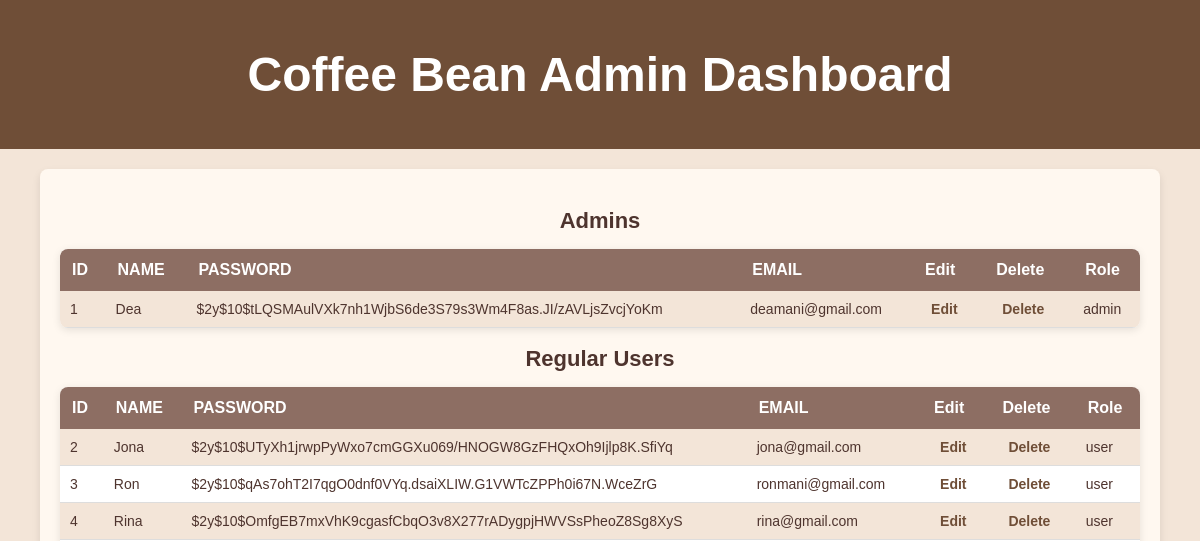
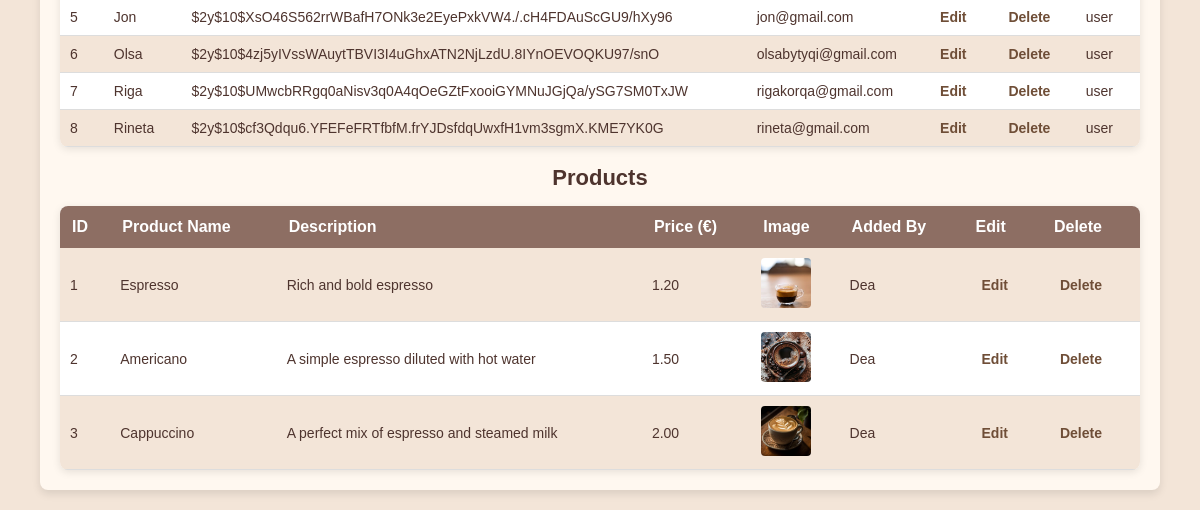
The page /dashboard.php (signed in) on the database as committed earlier (2 pictures, top to bottom).
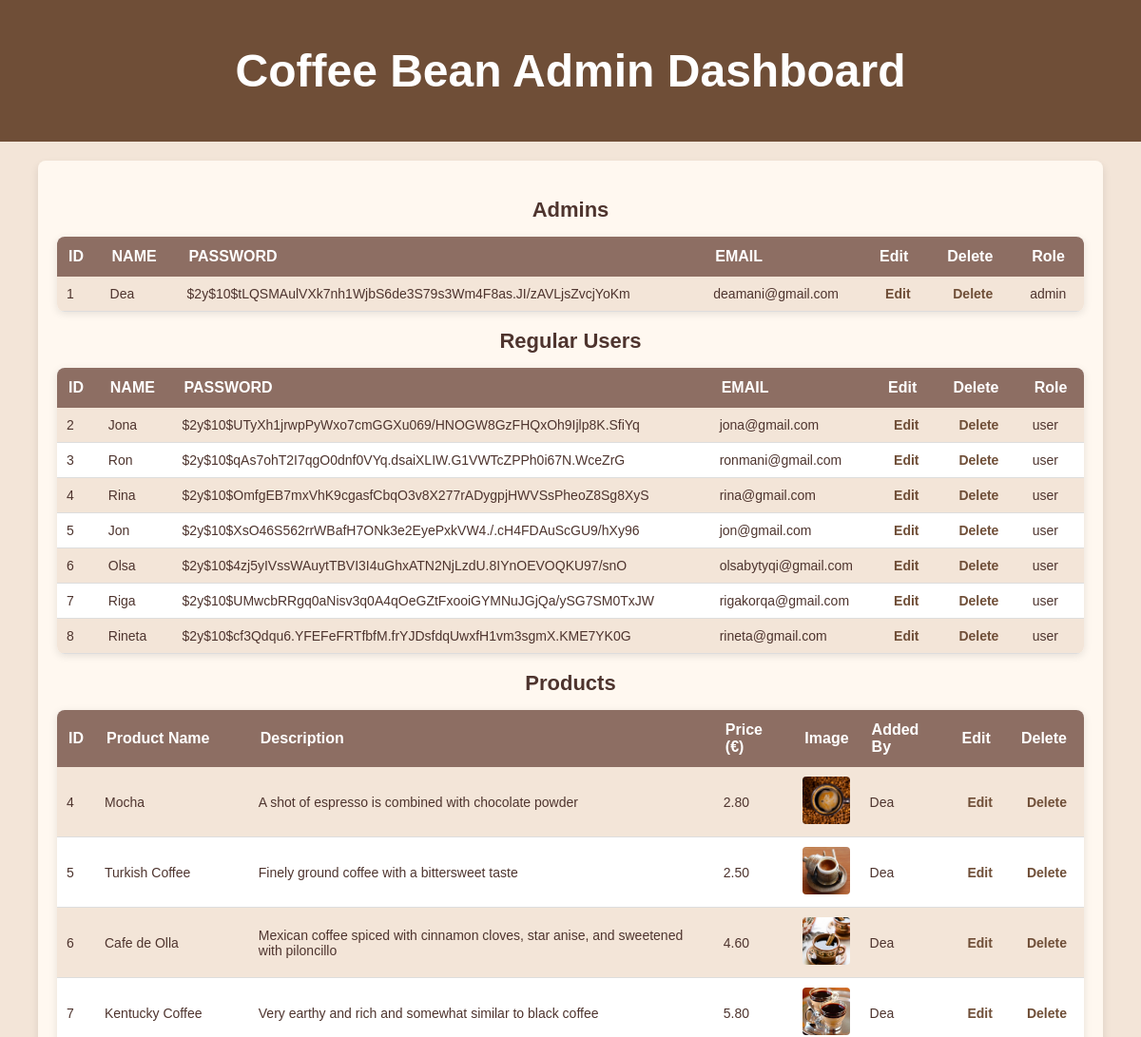
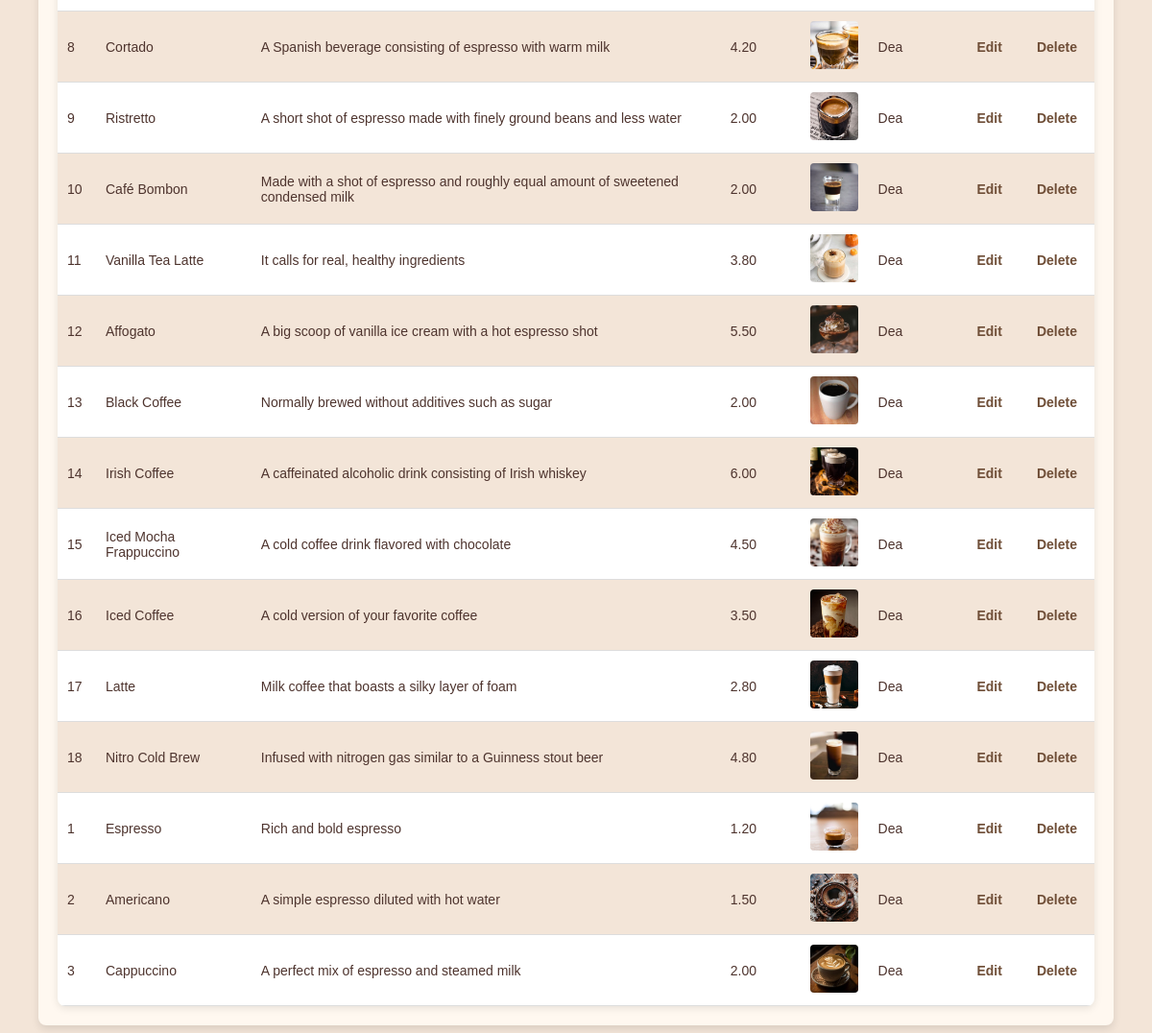
The same page on the database as committed later (2 pictures, top to bottom).
### tables this page shows
CREATE TABLE `users` (
  `id` int(11) NOT NULL,
  `username` varchar(100) NOT NULL,
  `email` varchar(100) NOT NULL,
  `password` varchar(255) NOT NULL,
  `role` enum('admin','user') DEFAULT 'user',
  `created_at` timestamp NOT NULL DEFAULT current_timestamp()
);

CREATE TABLE `products` (
  `id` int(11) NOT NULL,
  `name` varchar(255) NOT NULL,
  `description` text NOT NULL,
  `price` decimal(10,2) NOT NULL,
  `image` varchar(255) NOT NULL,
  `created_by` int(11) NOT NULL,
  `created_at` timestamp NOT NULL DEFAULT current_timestamp()
);

### userRepository.php (called while the page is built, shortened)
<?php
class UserRepository {
    private $connection;
    public function __construct() {
        $conn = new DatabaseConnection();
        $this->connection = $conn->startConnection();
    }
    public function getAllUsersByRole($role) {
        $conn = $this->connection;
        $sql = "SELECT id, username, email, password, role, created_at FROM users WHERE role = ?";
        $statement = $conn->prepare($sql);
        $statement->bind_param("s", $role);
        $statement->execute();
        $result = $statement->get_result();
        return $result->fetch_all(MYSQLI_ASSOC);
    }
}
?>

### dashboard.php (the view, shortened to what this page needs)
<?php
include_once 'userRepository.php';
$userRepository = new UserRepository();
$admins = $userRepository->getAllUsersByRole('admin');
$regularUsers = $userRepository->getAllUsersByRole('user');
?>
<!DOCTYPE html>
<html lang="en">
<head>
    <link rel="stylesheet" href="dashboard.css">
</head>
<body>
    <div class="header">
        <h1>Coffee Bean Admin Dashboard</h1>
    </div>
    <div class="container">
        <h2>Admins</h2>
        <table>
            <tr>
                <th>ID</th>
                <th>NAME</th>
                <th>PASSWORD</th>
                <th>EMAIL</th>
                <th>Edit</th>
                <th>Delete</th>
                <th>Role</th>
            </tr>
            <?php
            foreach ($admins as $admin) {
                echo "
                   <tr>
                       <td>{$admin['id']}</td>
                       <td>{$admin['username']}</td>
                       <td>{$admin['password']}</td>
                       <td>{$admin['email']}</td>
                       <td><a href='edit.php?id={$admin['id']}'>Edit</a></td>
                       <td><a href='delete.php?id={$admin['id']}'>Delete</a></td>
                       <td>{$admin['role']}</td>
                   </tr>
                   ";
            }
            ?>
        </table>
        <h2>Regular Users</h2>
        <table>
            <tr>
                <th>ID</th>
                <th>NAME</th>
                <th>PASSWORD</th>
                <th>EMAIL</th>
                <th>Edit</th>
                <th>Delete</th>
                <th>Role</th>
            </tr>
            <?php
            foreach ($regularUsers as $user) {
                echo "
                   <tr>
                       <td>{$user['id']}</td>
                       <td>{$user['username']}</td>
                       <td>{$user['password']}</td>
                       <td>{$user['email']}</td>
                       <td><a href='edit.php?id={$user['id']}'>Edit</a></td>
                       <td><a href='delete.php?id={$user['id']}'>Delete</a></td>
                       <td>{$user['role']}</td>
                   </tr>
                   ";
            }
            ?>
        </table>
        <h2>Products</h2>
        <table>
            <tr>
                <th>ID</th>
                <th>Product Name</th>
                <th>Description</th>
                <th>Price (€)</th>
                <th>Image</th>
                <th>Added By</th>
                <th>Edit</th>
                <th>Delete</th>
            </tr>
            <?php
            $db = new DatabaseConnection();
            $conn = $db->startConnection();
            $sql = "SELECT products.*, users.username FROM products
                    JOIN users ON products.created_by = users.id
                    ORDER BY products.created_at DESC";
            $result = mysqli_query($conn, $sql);
            if (mysqli_num_rows($result) > 0) {
                while ($row = mysqli_fetch_assoc($result)) {
                    echo "
                    <tr>
                        <td>{$row['id']}</td>
                        <td>{$row['name']}</td>
                        <td>{$row['description']}</td>
                        <td>{$row['price']}</td>
                        <td><img src='{$row['image']}' width='50' height='50'></td>
                        <td>{$row['username']}</td>
                        <td><a href='edit_product.php?id={$row['id']}'>Edit</a></td>
                        <td><a href='delete_product.php?id={$row['id']}'>Delete</a></td>
                    </tr>
                    ";
                }
            } else {
                echo "<tr><td colspan='8'>No products available.</td></tr>";
            }
            ?>
        </table>
    </div>
</body>
</html>

### dashboard.css (style rules this page uses)
body { font-family: 'Arial', sans-serif; background-color: #f3e5d8; margin: 0; padding: 0; }
.header { background-color: #6f4e37; color: white; padding: 15px; text-align: center; font-size: 24px; font-weight: bold; }
.container { width: 90%; margin: 20px auto; padding: 20px; background-color: #fff8f0; box-shadow: 0 4px 8px rgba(0, 0, 0, 0.1); border-radius: 8px; }
h2 { color: #4e342e; text-align: center; margin-bottom: 15px; font-size: 22px; font-weight: bold; }
table { width: 100%; border-collapse: collapse; margin-top: 10px; background-color: #fff; border-radius: 8px; overflow: hidden; box-shadow: 0 2px 8px rgba(0, 0, 0, 0.1); }
th { background-color: #8d6e63; color: white; padding: 12px; text-align: left; font-size: 16px; }
td { padding: 10px; border-bottom: 1px solid #ddd; font-size: 14px; color: #4e342e; }
tr:nth-child(even) { background-color: #f3e5d8; }
a { color: #6f4e37; font-weight: bold; text-decoration: none; padding: 5px 8px; border-radius: 4px; }
td img { width: 50px; height: 50px; border-radius: 4px; object-fit: cover; }

Rows that differ between the two databases and show on the page:
added products: id "4", name "Mocha", description "A shot of espresso is combined with chocolate powder", price "2.80", image (picture), created_by.username "Dea"
added products: id "5", name "Turkish Coffee", description "Finely ground coffee with a bittersweet taste", price "2.50", image (picture), created_by.username "Dea"
added products: id "6", name "Cafe de Olla", description "Mexican coffee spiced with cinnamon cloves, star anise, and sweetened with piloncillo", price "4.60", image (picture), created_by.username "Dea"
added products: id "7", name "Kentucky Coffee", description "Very earthy and rich and somewhat similar to black coffee", price "5.80", image (picture), created_by.username "Dea"
added products: id "8", name "Cortado", description "A Spanish beverage consisting of espresso with warm milk", price "4.20", image (picture), created_by.username "Dea"
added products: id "9", name "Ristretto", description "A short shot of espresso made with finely ground beans and less water", price "2.00", image (picture), created_by.username "Dea"
added products: id "10", name "Café Bombon", description "Made with a shot of espresso and roughly equal amount of sweetened condensed milk", price "2.00", image (picture), created_by.username "Dea"
added products: id "11", name "Vanilla Tea Latte", description "It calls for real, healthy ingredients", price "3.80", image (picture), created_by.username "Dea"
added products: id "12", name "Affogato", description "A big scoop of vanilla ice cream with a hot espresso shot", price "5.50", image (picture), created_by.username "Dea"
added products: id "13", name "Black Coffee", description "Normally brewed without additives such as sugar", price "2.00", image (picture), created_by.username "Dea"
added products: id "14", name "Irish Coffee", description "A caffeinated alcoholic drink consisting of Irish whiskey", price "6.00", image (picture), created_by.username "Dea"
added products: id "15", name "Iced Mocha Frappuccino", description "A cold coffee drink flavored with chocolate", price "4.50", image (picture), created_by.username "Dea"
added products: id "16", name "Iced Coffee", description "A cold version of your favorite coffee", price "3.50", image (picture), created_by.username "Dea"
added products: id "17", name "Latte", description "Milk coffee that boasts a silky layer of foam", price "2.80", image (picture), created_by.username "Dea"
added products: id "18", name "Nitro Cold Brew", description "Infused with nitrogen gas similar to a Guinness stout beer", price "4.80", image (picture), created_by.username "Dea"
